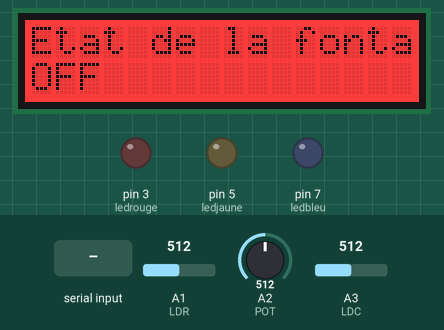
Simulated run of this sketch. Board: Arduino Uno, built with avr-gcc and run on an emulated ATmega328P. Shown: 16×2 character LCD, output pins drawn as LEDs (lit = HIGH). Inputs (shaded band) come from the test bench; at power-on: A2 (POT) = 512, A1 (LDR) = 512, A3 (LDC) = 512. What the sketch prints to the serial monitor is not drawn.

Above: at 2.2 s.
2.3 s: "7\n" received over Serial
At 4.0 s:
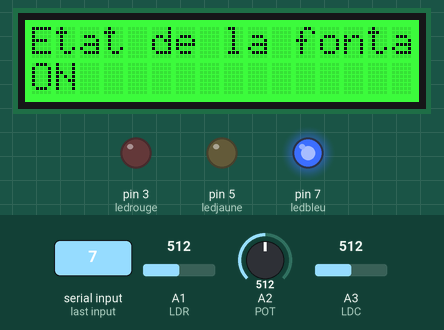
4.6 s: A2 (POT) set to 401
At 7.3 s:
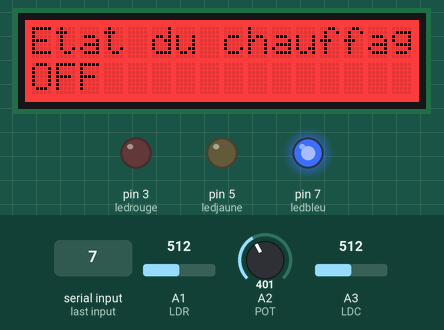
7.7 s: "3\n" received over Serial
At 8.9 s:
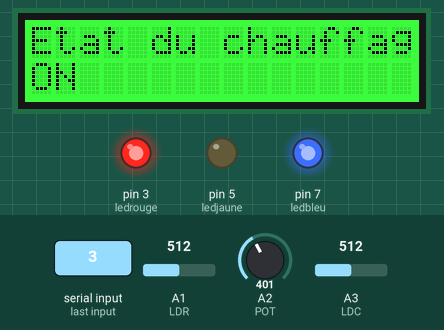
9.8 s: A2 (POT) set to 195
At 12.2 s:
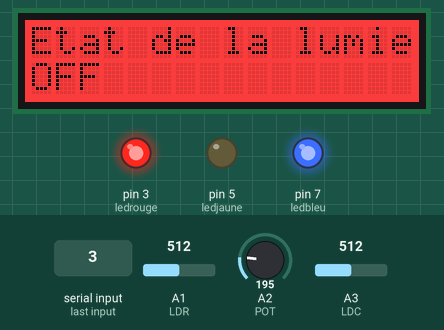
12.8 s: "5\n" received over Serial
At 14.0 s:
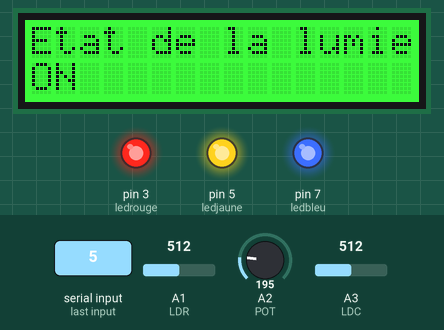
14.9 s: A2 (POT) set to 716
At 17.1 s:
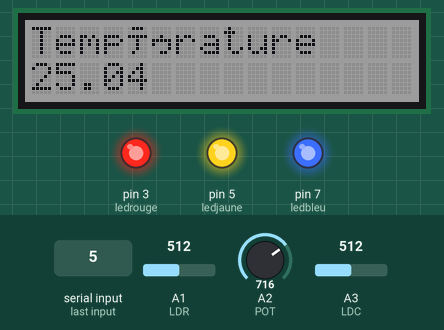
Timing chart, 0 to 18.6 s (numbered marks = the images above; inputs shaded):
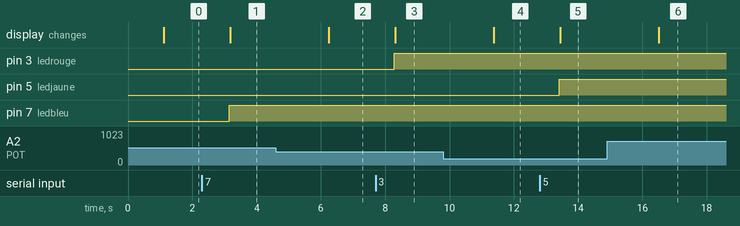

Measured:
- after the input at 2.3 s, pin 7 (ledbleu): LOW → HIGH after 0.85 s; the display: changes after 0.89 s (image 1)
- after the input at 4.6 s, the display: changes after 1.6 s (image 2)
- after the input at 7.7 s, pin 3 (ledrouge): LOW → HIGH after 0.58 s; the display: changes after 0.62 s (image 3)
- after the input at 9.8 s, the display: changes after 1.6 s (image 4)
- after the input at 12.8 s, pin 5 (ledjaune): LOW → HIGH after 0.61 s; the display: changes after 0.65 s (image 5)
- after the input at 14.9 s, the display: changes after 1.6 s (image 6)

The sketch:

arduinoprog.ino
```cpp
#include <Wire.h>
#include <math.h>
#include "rgb_lcd.h"
#define LDR A1  // composante photorésistance sur la pin A1
#define LDC A3  // composante capteur de température sur la pin A3
#define POT A2  // composant potentiometre
const int B = 4275;               // B value of the thermistor
const int R0 = 100000;
const int ledrouge = 3;
const int ledbleu = 7;
const int ledjaune = 5;
int out;
rgb_lcd lcd;

const int colorR = 128;
const int colorG = 128;
const int colorB = 128;
/*
Code
3 = Allumer la led rouge (chauffage)
4 = Eteindre la led rouge (chauffage)
7 = Allumer la led bleu (fontaine)
8 = Eteindre la led bleu (fontaine)
5 = Allumer la led jaune (lumiere)
6 = Eteindre la led jaune (lumiere)
(LDR = Capteur de lumière)
9 = Récuperer la valeur de la lumière (du capteur)
10 = Récuperer la valeur du chauffage (du capteur)
Afficher:
Statut led chauffage
Statut led fontaine
Statut led lumière
Capt temp
Capt de lumière

*/

void setup(){
      // set up the LCD's number of columns and rows:
    lcd.begin(16, 2);

    lcd.setRGB(colorR, colorG, colorB);

    // Print a message to the LCD.
    lcd.print("Init ...");

    delay(1000);
  Serial.begin(9600);
  //digitalWrite(ledrouge,HIGH);
  pinMode(ledrouge, OUTPUT);
  pinMode(ledbleu, OUTPUT);
  pinMode(ledjaune, OUTPUT);
  pinMode(LDR, INPUT);
  digitalWrite(13, HIGH);
  Serial.println("Ready");
  }


void loop() {
    int light = analogRead(LDR); // Lit la valeur du capteur de luminosité
    float R = 1023.0/analogRead(LDC)-1.0;
    R = R0*R;
    float tempera = 1.0/(log(R/R0)/B+1/298.15)-273.15;
    Serial.print(tempera); // Envoie la température via la communication série
    Serial.print(" ");
    Serial.println(light);
    int potent = analogRead(POT);
    int nombre = 0; // wait for serial port to connect.
    if (Serial.available()){
    //s'il y a des données qui arrivent
        int nombre = Serial.parseInt();//Lecture d'un entier sur le tampon série
        if (nombre==3){digitalWrite(ledrouge,HIGH);}
        if (nombre==4){digitalWrite(ledrouge,LOW);}
        if (nombre==7){digitalWrite(ledbleu,HIGH);}
        if (nombre==8){digitalWrite(ledbleu,LOW);}
        if (nombre==5){digitalWrite(ledjaune,HIGH);}
        if (nombre==6){digitalWrite(ledjaune,LOW);}
        if(nombre==9){
          out = analogRead(LDR);
          Serial.println(out);
        }
        if(nombre==10){
          float R = 1023.0/analogRead(LDC)-1.0;
          R = R0*R;
          float temperature = 1.0/(log(R/R0)/B+1/298.15)-273.15;
          Serial.println(temperature);
        }
      }
      Serial.flush();
      if(potent<205){
        lcd.setCursor(0, 0);
        lcd.clear();
        lcd.print("Etat de la lumiere");
        lcd.setCursor(0, 1);
        if(digitalRead(ledjaune) == HIGH){
          lcd.setRGB(0, 255, 0);
          lcd.print("ON");
          }
          else{
            lcd.setRGB(255, 0, 0);
            lcd.print("OFF");

        }
        }
      if(potent>206 and potent<410){
        lcd.setCursor(0, 0);
        lcd.clear();
        lcd.print("Etat du chauffage");
        lcd.setCursor(0, 1);
        if(digitalRead(ledrouge) == HIGH){
          lcd.setRGB(0, 255, 0);
          lcd.print("ON");
          }
          else{
             lcd.setRGB(255, 0, 0);
            lcd.print("OFF");
        }

        }

        if(potent>411 and potent<615){
        lcd.setCursor(0, 0);
        lcd.clear();
        lcd.print("Etat de la fontaine");
        lcd.setCursor(0, 1);
        if(digitalRead(ledbleu) == HIGH){
          lcd.setRGB(0, 255, 0);
          lcd.print("ON");
          }
          else{
             lcd.setRGB(255, 0, 0);
            lcd.print("OFF");
        }

        }

        if(potent>616 and potent<821){
        lcd.setCursor(0, 0);
        lcd.clear();
        lcd.print("Température");
        lcd.setRGB(colorR, colorG, colorB);
        lcd.setCursor(0, 1);

        float R = 1023.0/analogRead(LDC)-1.0;
        R = R0*R;

        float temperature = 1.0/(log(R/R0)/B+1/298.15)-273.15;
        lcd.print(temperature);

        }
        if(potent>822 and potent<1027){
        lcd.setCursor(0, 0);
        lcd.clear();
        lcd.print("Luminosité");
        lcd.setRGB(colorR, colorG, colorB);
        lcd.setCursor(0, 1);
        out = analogRead(LDR);
        out = (float(float(out)/1000))*100;
        lcd.print(out);


        }

    // print the number of seconds since reset:

    delay(1000);
}
```
